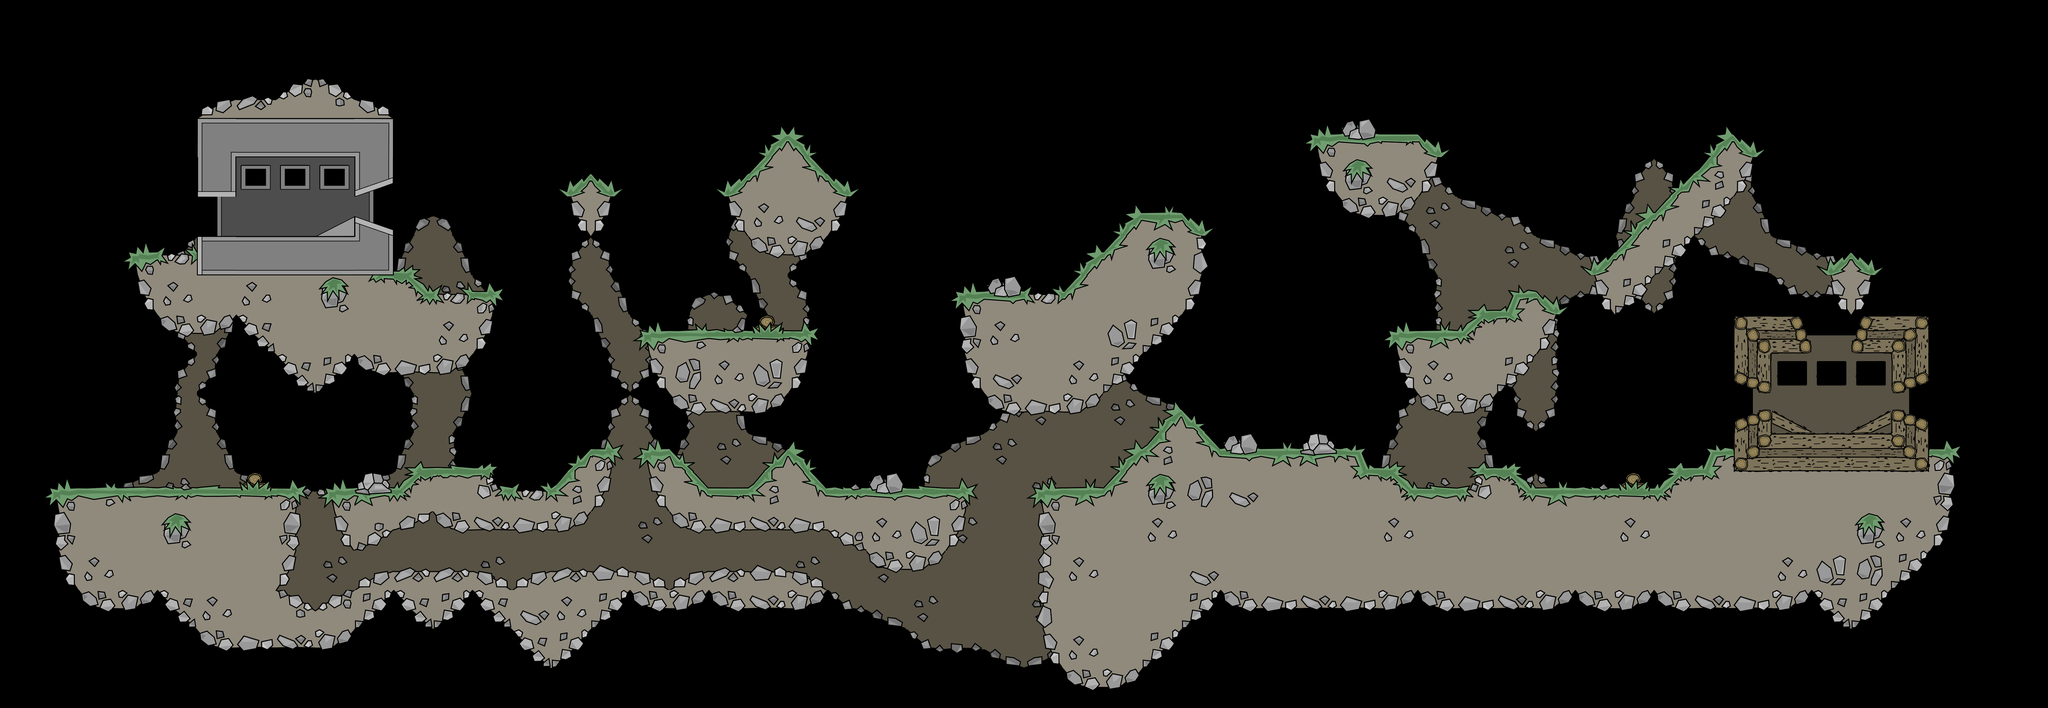

This is a level from a 2D game, rendered from its Tiled map with the project's own tilesets. A one-line summary and the map file follow, with tile-layer data summarised:
An orthogonal 52x18 tile map with 128x128 px tiles, 2 tile layers (tilebg, tile) and 35 objects (3x ctf_sp_2, 3x ctf_sp_1, 2x sp_p_04, 2x sp_p_05, 2x spritebg, ...).

<map version="1.0" orientation="orthogonal" width="52" height="18" tilewidth="128" tileheight="128">
 <tileset firstgid="1" source="t64_new.tsx" />
 <layer name="tilebg" width="52" height="18">
  <data>[936 cells, 212 non-empty, 35 distinct tile ids]</data>
 </layer>
 <layer name="tile" width="52" height="18">
  <data>[936 cells, 375 non-empty, 85 distinct tile ids]</data>
 </layer>
 <objectgroup name="objects" width="52" height="18">
  <object name="wp_p_00" x="1697" y="445">
   <properties>
    <property name="weapon" value="m93ba,smaw,machete,riot,phasr,emp" />
   </properties>
  </object>
  <object name="wp_p_02" x="1185" y="775">
   <properties>
    <property name="weapon" value="machete,m16,ak47,mp5,shotgun" />
   </properties>
  </object>
  <object name="wp_p_01" x="2076" y="705">
   <properties>
    <property name="weapon" value="shotgun,mp5,magnum" />
   </properties>
  </object>
  <object name="wp_p_03" x="2315" y="509">
   <properties>
    <property name="weapon" value="fragnade,machete,gasnade,emp,proxynade" />
   </properties>
  </object>
  <object name="wp_p_04" x="2977" y="667">
   <properties>
    <property name="weapon" value="m16,m93ba,ak47,smaw,m14" />
   </properties>
  </object>
  <object name="wp_p_05" x="459" y="351">
   <properties>
    <property name="weapon" value="ak47,m16,m93ba,smaw,m14" />
   </properties>
  </object>
  <object name="wp_p_06" x="2259" y="197">
   <properties>
    <property name="weapon" value="magnum,mp5,shotgun" />
   </properties>
  </object>
  <object name="wp_p_07" x="152" y="771">
   <properties>
    <property name="weapon" value="magnum,mp5,shotgun" />
   </properties>
  </object>
  <object name="wp_p_08" x="1294" y="518">
   <properties>
    <property name="weapon" value="fragnade,flame,gasnade,proxynade,emp" />
   </properties>
  </object>
  <object name="sp_p_00" x="353" y="32" />
  <object name="sp_p_01" x="1572" y="35" />
  <object name="sp_p_02" x="2787" y="33" />
  <object name="sp_p_04" x="1024" y="831" />
  <object name="sp_p_04" x="223" y="545" />
  <object name="sp_p_05" x="2345" y="724" />
  <object name="sp_p_05" x="1763" y="711" />
  <object name="sp_p_06" x="3069" y="462" />
  <object name="wp_p_12" x="1762" y="756">
   <properties>
    <property name="weapon" value="smaw,m93ba,machete,riot" />
   </properties>
  </object>
  <object name="wp_p_20" x="1524" y="760">
   <properties>
    <property name="weapon" value="healthpack" />
   </properties>
  </object>
  <object name="wp_p_21" x="1888" y="305">
   <properties>
    <property name="weapon" value="healthpack,boosttank,machete,proxynade" />
   </properties>
  </object>
  <object name="spritefg" x="1132" y="522">
   <properties>
    <property name="sprite" value="bushPalm" />
   </properties>
  </object>
  <object name="spritebg" x="1674" y="394">
   <properties>
    <property name="sprite" value="palmTree" />
   </properties>
  </object>
  <object name="spritebg" x="2608" y="724">
   <properties>
    <property name="sprite" value="bushFan" />
   </properties>
  </object>
  <object name="fp_b_2" x="2874" y="511">
   <properties>
    <property name="sprite" value="flagStationOrange" />
   </properties>
  </object>
  <object name="fp_2" x="2874" y="462" />
  <object name="ctf_sp_2" x="2718" y="34" />
  <object name="fp_1" x="224" y="746" />
  <object name="fp_b_1" x="224" y="796">
   <properties>
    <property name="sprite" value="flagStationBlue" />
   </properties>
  </object>
  <object name="ctf_sp_1" x="155" y="99" />
  <object name="ctf_sp_2" x="2587" y="159" />
  <object name="ctf_sp_2" x="3093" y="96" />
  <object name="ctf_sp_1" x="447" y="23" />
  <object name="ctf_sp_1" x="736" y="93" />
  <object name="ctf_wp_1" x="732" y="738">
   <properties>
    <property name="weapon" value="flame" />
   </properties>
  </object>
  <object name="ctf_wp_2" x="2542" y="736">
   <properties>
    <property name="weapon" value="flame" />
   </properties>
  </object>
 </objectgroup>
</map>
